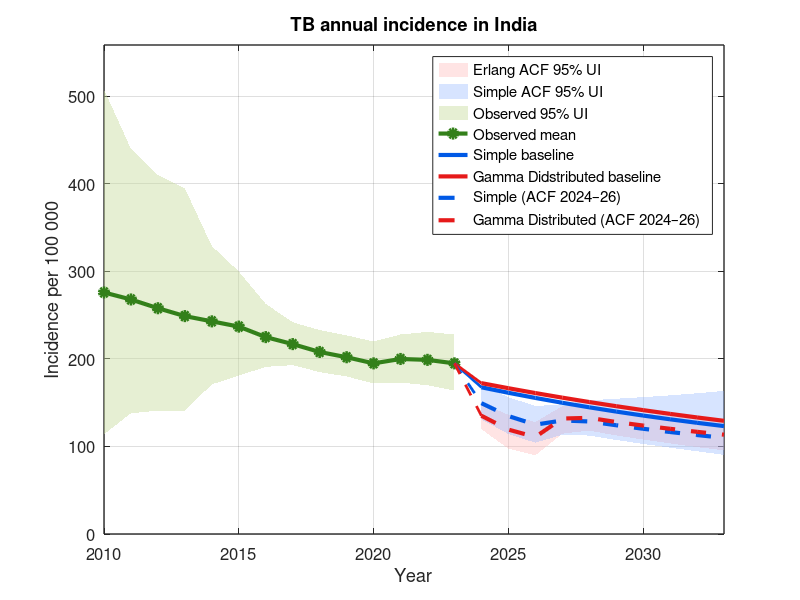

Recreate this plot in MATLAB.
clear; clc; close all;

%% ==========================================================
% 1) Observed data (WHO 2010–2023)
%% ==========================================================
yearsObs = 2010:2023;

meanInc = [276 268 258 249 243 237 225 217 208 202 195 200 199 195]';
lowInc  = [114 138 141 141 171 181 191 193 185 180 172 173 170 164]';
uppInc  = [508 440 410 395 329 300 263 242 233 227 220 228 231 228]';

%% ==========================================================
% 2) Forecast data (2024–2033)
%% ==========================================================
yearsF = 2024:2033;

% ---- Simple baseline ----
simple_base_mean = [167.650 161.387 155.502 149.973 144.784 139.915 135.349 131.071 127.064 123.315]';
simple_base_lo   = [154.644 147.657 140.777 134.062 127.838 122.109 116.084 110.575 105.369 100.451]';
simple_base_hi   = [190.022 187.318 186.441 185.277 184.376 185.032 186.117 187.613 189.202 191.096]';

% ---- Erlang baseline ----
erlang_base_mean = [172.398 166.596 161.071 155.812 150.812 146.059 141.545 137.259 133.192 129.335]';
erlang_base_lo   = [159.194 152.694 146.435 140.196 134.422 128.590 123.188 118.408 113.848 109.467]';
erlang_base_hi   = [185.643 180.561 175.677 171.404 167.402 163.409 159.672 155.690 151.915 148.716]';

% ---- Simple ACF (2024–26) ----
simple_acf_mean = [149.491 134.832 124.955 129.706 128.599 124.271 120.260 116.545 113.084 109.858]';
simple_acf_lo   = [130.987 114.307 104.295 113.442 112.461 107.430 102.949  98.647  94.536  90.383]';
simple_acf_hi   = [170.114 156.359 146.224 148.211 152.736 154.554 156.386 158.445 160.823 163.563]';

% ---- Erlang ACF (2024–26) ----
erlang_acf_mean = [135.161 119.336 110.846 131.942 132.751 127.967 123.920 120.226 116.764 113.497]';
erlang_acf_lo   = [119.735  97.528  89.805 114.644 118.208 112.616 107.921 103.483  99.313  95.530]';
erlang_acf_hi   = [149.295 136.309 127.977 146.077 146.254 141.118 137.707 134.675 131.456 128.610]';

%% ==========================================================
% 3) Colors
%% ==========================================================
simpleColor   = [0.00 0.35 0.90];   % Blue
erlangColor   = [0.90 0.10 0.10];   % Red
obsBandColor  = [0.78 0.86 0.62];   % Light green
obsMeanColor  = [0.20 0.50 0.10];   % Dark green

simpleBandColor = [0.55 0.70 1.00]; % Light blue band
erlangBandColor = [1.00 0.70 0.70]; % Light red band

%% ==========================================================
% 4) Plot
%% ==========================================================
figure('Position',[120 120 1100 620]); 
hold on; grid on; box on;

% --- ACF 95% UI bands ---
h_er_acf_ui = fill([yearsF fliplr(yearsF)], ...
                   [erlang_acf_lo' fliplr(erlang_acf_hi')], ...
                   erlangBandColor, ...
                   'EdgeColor','none','FaceAlpha',0.35, ...
                   'DisplayName','Erlang ACF 95% UI');

h_si_acf_ui = fill([yearsF fliplr(yearsF)], ...
                   [simple_acf_lo' fliplr(simple_acf_hi')], ...
                   simpleBandColor, ...
                   'EdgeColor','none','FaceAlpha',0.35, ...
                   'DisplayName','Simple ACF 95% UI');

% --- Observed 95% UI ---
h_obs_ui = fill([yearsObs fliplr(yearsObs)], ...
                [lowInc' fliplr(uppInc')], ...
                obsBandColor, ...
                'EdgeColor','none','FaceAlpha',0.45, ...
                'DisplayName','Observed 95% UI');

% --- Observed mean ---
h_obs_mean = plot(yearsObs, meanInc, 'o-', ...
                  'Color',obsMeanColor, ...
                  'LineWidth',3, ...
                  'MarkerFaceColor',obsMeanColor, ...
                  'DisplayName','Observed mean');

% --- Baseline lines ---
h_simple_base = plot(yearsF, simple_base_mean, '-', ...
                     'Color',simpleColor, ...
                     'LineWidth',3, ...
                     'DisplayName','Simple baseline');

h_erlang_base = plot(yearsF, erlang_base_mean, '-', ...
                     'Color',erlangColor, ...
                     'LineWidth',3, ...
                     'DisplayName','Gamma Didstributed baseline');

% --- ACF dashed lines ---
h_simple_acf = plot(yearsF, simple_acf_mean, '--', ...
                    'Color',simpleColor, ...
                    'LineWidth',3, ...
                    'DisplayName','Simple (ACF 2024–26)');

h_erlang_acf = plot(yearsF, erlang_acf_mean, '--', ...
                    'Color',erlangColor, ...
                    'LineWidth',3, ...
                    'DisplayName','Gamma Distributed (ACF 2024–26)');

% ===== CONNECTORS: bridge 2023 -> 2024 (hidden from legend) =====
x23 = 2023;
x24 = 2024;
y23 = meanInc(end);  % observed mean in 2023 as anchor

% Baseline connectors (solid)
plot([x23 x24], [y23 simple_base_mean(1)], '-',  'Color', simpleColor, 'LineWidth',2, 'HandleVisibility','off');
plot([x23 x24], [y23 erlang_base_mean(1)], '-',  'Color', erlangColor, 'LineWidth',2, 'HandleVisibility','off');

% ACF connectors (dashed)
plot([x23 x24], [y23 simple_acf_mean(1)], '--', 'Color', simpleColor, 'LineWidth',2, 'HandleVisibility','off');
plot([x23 x24], [y23 erlang_acf_mean(1)], '--', 'Color', erlangColor, 'LineWidth',2, 'HandleVisibility','off');

%% ==========================================================
% 5) Axis & Legend
%% ==========================================================
xlabel('Year');
ylabel('Incidence per 100 000');
title('TB annual incidence in India');

xlim([2010 2033]);

allY = [lowInc; uppInc; ...
        simple_base_lo; simple_base_hi; ...
        erlang_base_lo; erlang_base_hi; ...
        simple_acf_lo; simple_acf_hi; ...
        erlang_acf_lo; erlang_acf_hi];

ylim([0 1.1*max(allY)]);

legend([h_er_acf_ui, h_si_acf_ui, h_obs_ui, h_obs_mean, ...
        h_simple_base, h_erlang_base, ...
        h_simple_acf, h_erlang_acf], ...
        'Location','northeast');

set(gca,'FontSize',12,'LineWidth',1);
